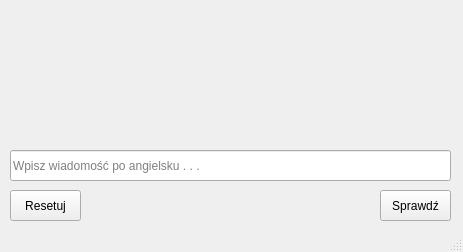
<?xml version="1.0" encoding="UTF-8"?>
<ui version="4.0">
 <class>MainWindow</class>
 <widget class="QMainWindow" name="MainWindow">
  <property name="geometry">
   <rect>
    <x>0</x>
    <y>0</y>
    <width>463</width>
    <height>252</height>
   </rect>
  </property>
  <property name="minimumSize">
   <size>
    <width>463</width>
    <height>252</height>
   </size>
  </property>
  <property name="maximumSize">
   <size>
    <width>463</width>
    <height>252</height>
   </size>
  </property>
  <property name="acceptDrops">
   <bool>true</bool>
  </property>
  <property name="windowTitle">
   <string>Spam detector</string>
  </property>
  <property name="windowIcon">
   <iconset theme="QIcon::ThemeIcon::DialogWarning"/>
  </property>
  <widget class="QWidget" name="centralwidget">
   <widget class="QLineEdit" name="type_text">
    <property name="geometry">
     <rect>
      <x>10</x>
      <y>150</y>
      <width>441</width>
      <height>31</height>
     </rect>
    </property>
    <property name="placeholderText">
     <string>Wpisz wiadomość po angielsku . . .</string>
    </property>
   </widget>
   <widget class="QPushButton" name="check_btn">
    <property name="geometry">
     <rect>
      <x>380</x>
      <y>190</y>
      <width>71</width>
      <height>31</height>
     </rect>
    </property>
    <property name="text">
     <string>Sprawdź</string>
    </property>
   </widget>
   <widget class="QLabel" name="warning_message">
    <property name="geometry">
     <rect>
      <x>10</x>
      <y>60</y>
      <width>441</width>
      <height>41</height>
     </rect>
    </property>
    <property name="text">
     <string/>
    </property>
    <property name="alignment">
     <set>Qt::AlignmentFlag::AlignCenter</set>
    </property>
    <property name="indent">
     <number>0</number>
    </property>
   </widget>
   <widget class="QPushButton" name="reset_btn">
    <property name="geometry">
     <rect>
      <x>10</x>
      <y>190</y>
      <width>71</width>
      <height>31</height>
     </rect>
    </property>
    <property name="text">
     <string>Resetuj</string>
    </property>
   </widget>
  </widget>
  <widget class="QStatusBar" name="statusbar"/>
 </widget>
 <resources/>
 <connections/>
</ui>
